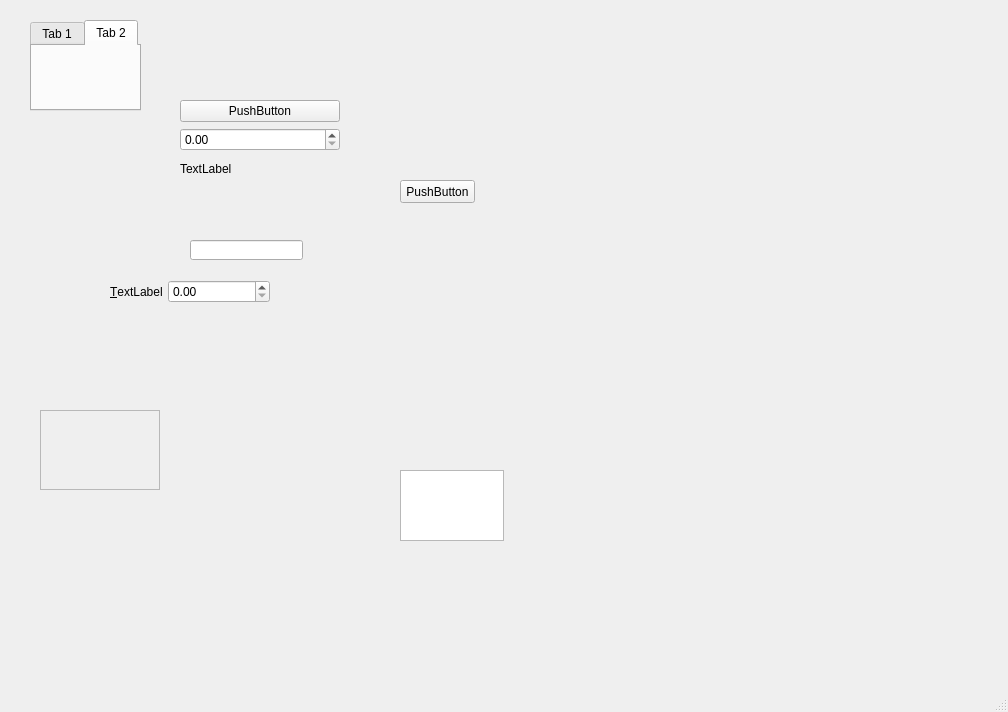
<?xml version="1.0" encoding="UTF-8"?>
<ui version="4.0">
 <class>MainWindow</class>
 <widget class="QMainWindow" name="MainWindow">
  <property name="geometry">
   <rect>
    <x>0</x>
    <y>0</y>
    <width>1008</width>
    <height>712</height>
   </rect>
  </property>
  <property name="windowTitle">
   <string>MainWindow</string>
  </property>
  <widget class="QWidget" name="centralwidget">
   <widget class="QWidget" name="verticalLayoutWidget">
    <property name="geometry">
     <rect>
      <x>180</x>
      <y>100</y>
      <width>160</width>
      <height>80</height>
     </rect>
    </property>
    <layout class="QVBoxLayout" name="verticalLayout">
     <item>
      <widget class="QPushButton" name="pushButton">
       <property name="text">
        <string>PushButton</string>
       </property>
      </widget>
     </item>
     <item>
      <widget class="QDoubleSpinBox" name="doubleSpinBox"/>
     </item>
     <item>
      <widget class="QLabel" name="label">
       <property name="text">
        <string>TextLabel</string>
       </property>
      </widget>
     </item>
    </layout>
   </widget>
   <widget class="QWidget" name="formLayoutWidget">
    <property name="geometry">
     <rect>
      <x>110</x>
      <y>280</y>
      <width>160</width>
      <height>80</height>
     </rect>
    </property>
    <layout class="QFormLayout" name="formLayout">
     <item row="0" column="0">
      <widget class="QLabel" name="label_2">
       <property name="text">
        <string>&amp;TextLabel</string>
       </property>
       <property name="buddy">
        <cstring>doubleSpinBox_2</cstring>
       </property>
      </widget>
     </item>
     <item row="0" column="1">
      <widget class="QDoubleSpinBox" name="doubleSpinBox_2"/>
     </item>
    </layout>
   </widget>
   <widget class="QWidget" name="gridLayoutWidget">
    <property name="geometry">
     <rect>
      <x>380</x>
      <y>290</y>
      <width>160</width>
      <height>80</height>
     </rect>
    </property>
    <layout class="QGridLayout" name="gridLayout"/>
   </widget>
   <widget class="QPushButton" name="pushButton_2">
    <property name="geometry">
     <rect>
      <x>400</x>
      <y>180</y>
      <width>75</width>
      <height>23</height>
     </rect>
    </property>
    <property name="text">
     <string>PushButton</string>
    </property>
   </widget>
   <widget class="QTabWidget" name="tabWidget">
    <property name="geometry">
     <rect>
      <x>30</x>
      <y>20</y>
      <width>111</width>
      <height>91</height>
     </rect>
    </property>
    <property name="currentIndex">
     <number>1</number>
    </property>
    <widget class="QWidget" name="tab">
     <attribute name="title">
      <string>Tab 1</string>
     </attribute>
    </widget>
    <widget class="QWidget" name="tab_2">
     <attribute name="title">
      <string>Tab 2</string>
     </attribute>
    </widget>
   </widget>
   <widget class="QWidget" name="widget" native="true">
    <property name="geometry">
     <rect>
      <x>530</x>
      <y>80</y>
      <width>120</width>
      <height>80</height>
     </rect>
    </property>
   </widget>
   <widget class="QFrame" name="frame">
    <property name="geometry">
     <rect>
      <x>40</x>
      <y>410</y>
      <width>120</width>
      <height>80</height>
     </rect>
    </property>
    <property name="frameShape">
     <enum>QFrame::StyledPanel</enum>
    </property>
    <property name="frameShadow">
     <enum>QFrame::Raised</enum>
    </property>
   </widget>
   <widget class="QLineEdit" name="lineEdit">
    <property name="geometry">
     <rect>
      <x>190</x>
      <y>240</y>
      <width>113</width>
      <height>20</height>
     </rect>
    </property>
   </widget>
   <widget class="QTextEdit" name="textEdit">
    <property name="geometry">
     <rect>
      <x>400</x>
      <y>470</y>
      <width>104</width>
      <height>71</height>
     </rect>
    </property>
   </widget>
  </widget>
  <widget class="QMenuBar" name="menubar">
   <property name="geometry">
    <rect>
     <x>0</x>
     <y>0</y>
     <width>1008</width>
     <height>21</height>
    </rect>
   </property>
  </widget>
  <widget class="QStatusBar" name="statusbar"/>
  <action name="actiontest1">
   <property name="text">
    <string>test1</string>
   </property>
  </action>
 </widget>
 <resources/>
 <connections>
  <connection>
   <sender>pushButton_2</sender>
   <signal>clicked()</signal>
   <receiver>MainWindow</receiver>
   <slot>close()</slot>
   <hints>
    <hint type="sourcelabel">
     <x>444</x>
     <y>157</y>
    </hint>
    <hint type="destinationlabel">
     <x>545</x>
     <y>281</y>
    </hint>
   </hints>
  </connection>
 </connections>
</ui>
